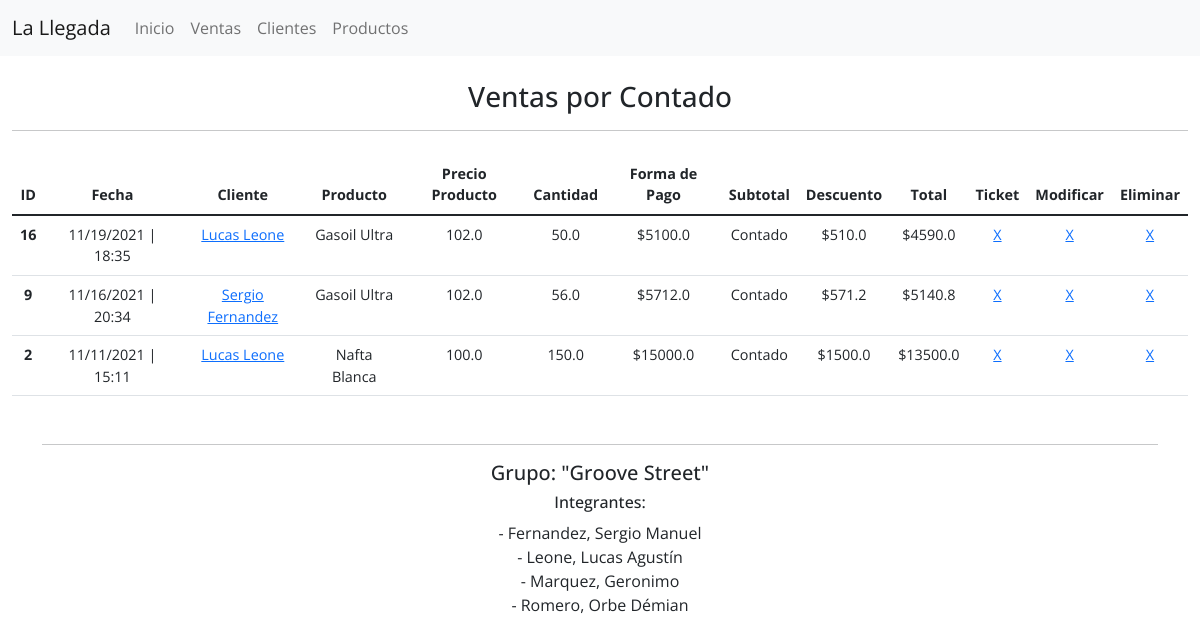
The page /ventas/informes/1/ on the database its author committed.
### ventas/models.py (models this page shows, shortened)
class FormaPago(LlegadaModel):
    nombre = models.CharField(max_length=15)
    def __str__(self):
        return self.nombre

class Venta(LlegadaModel):
    fecha = models.DateTimeField(default=timezone.now, help_text='Ejemplo: 09/11/2021 17:20:00')
    cliente = models.ForeignKey(Cliente, on_delete=models.CASCADE)
    producto = models.ForeignKey(Product, on_delete=models.SET_NULL, null=True)
    cantidad = models.FloatField(validators=[MinValueValidator(0.0)])
    forma_pago = models.ForeignKey(FormaPago, max_length=10, help_text='Contado 10% Descuento', on_delete=models.CASCADE)
    def subtotal(self):
        total = self.producto.precio * self.cantidad
        total = round(total, 2)
        return total
    def descuento(self):
        total = self.producto.precio * self.cantidad
        descuento = round(total, 2)
        if self.forma_pago.nombre == 'Contado':
            descuento = (descuento * 0.1)
            descuento = round(descuento, 2)
            return descuento
        else:
            return 0
    def get_total(self):
        total = self.producto.precio * self.cantidad
        total_round = round(total, 3)
        if self.forma_pago.nombre == 'Contado':
            total_round = total_round - (total_round * 0.1 )
        return total_round

### clientes/models.py (models this page shows)
class Cliente(LlegadaModel):
    nombre = models.CharField(max_length=100)
    apellido = models.CharField(max_length=100)
    tipo_documento = models.CharField(choices=DOCUMENTO_CHOICES, max_length=10)
    numero_documento = models.CharField(max_length=20)
    telefono = models.CharField('Teléfono', max_length=25)
    email = models.EmailField()
    localidad = models.CharField(max_length=100)
    puntos = models.IntegerField(default=0)
    def __str__(self):
        return f'{self.nombre} {self.apellido}'

### productos/models.py (models this page shows)
class Product(LlegadaModel):
    nombre = models.CharField(max_length=100)
    precio = models.FloatField()
    cantidad = models.FloatField(validators=[MinValueValidator(0.0)])
    stock_minimo = models.IntegerField()
    stock_maximo = models.IntegerField()
    proveedor = models.CharField(max_length=100,)
    marca = models.CharField(max_length=100,)
    tamaño = models.CharField(blank=True, max_length=100)
    ubicacion = models.CharField(blank=True, max_length=150)
    tipo_producto = models.ForeignKey(
        KindOfProduct,
        on_delete=models.SET_NULL,
        null=True,
        blank=True
    )
    def __str__(self):
        return self.nombre
    class Meta:
        verbose_name = 'Producto'
        verbose_name_plural = 'Productos'

### ventas/views.py (the view)
class ListVentasPorPagoView(DetailView):
    template_name = 'ventas/list_pago.html'
    context_object_name = 'ventas'
    queryset = FormaPago.objects.all()
    def get_context_data(self, **kwargs):
        context = super().get_context_data(**kwargs)
        forma_pago = self.get_object()
        context['ventas'] = Venta.objects.filter(forma_pago=forma_pago).order_by('-created')
        return context

### templates/ventas/list_pago.html (shortened to what this page needs)
{% extends 'base.html' %}
{% block body %}
<div id="ventas" class="container-fluid">
    <div class="title text-center mt-4">
        <h3>Ventas por {{ object }}</h3>
        <hr>
    </div>
    <table class="table mt-4">
        <thead>
            <tr class="text-center">
                <th scope="col">ID</th>
                <th scope="col">Fecha</th>
                <th scope="col">Cliente</th>
                <th scope="col">Producto</th>
                <th scope="col">Precio Producto</th>
                <th scope="col">Cantidad</th>
                <th scope="col">Forma de Pago</th>
                <th scope="col">Subtotal</th>
                <th scope="col">Descuento</th>
                <th scope="col">Total</th>
                <th scope="col">Ticket</th>
                <th scope="col">Modificar</th>
                <th scope="col">Eliminar</th>
            </tr>
        </thead>
        <tbody>
            {% for venta in ventas %}
                <tr class="text-center">
                    <th scope="row">{{ venta.pk }}</th>
                    <td>{{ venta.fecha|date:'SHORT_DATE_FORMAT' }} | {{ venta.fecha|time:'H:i' }}</td>
                    <td><a href="{% url 'clientes:list-por-cliente' venta.cliente.pk %}">{{ venta.cliente }}</a></td>
                    <td>{{ venta.producto }}</td>
                    <td>{{ venta.producto.precio }}</td>
                    <td>{{ venta.cantidad }}</td>
                    <td>${{ venta.subtotal }}</td>
                    <td>{{ venta.forma_pago }}</td>
                    <td>${{ venta.descuento }}</td>
                    <td>${{ venta.get_total }}</td>
                    <td><a href="{% url 'ventas:ticket' venta.pk %}">X</a></td>
                    <td><a href="{% url 'ventas:update' venta.pk %}">X</a></td>
                    <td><a href="{% url 'ventas:delete' venta.pk %}">X</a></td>
                </tr>
            {% endfor %}
        </tbody>
    </table>
</div>
{% endblock body %}

### static/css/main.css (style rules this page uses)
* { margin: 0; padding: 0; font-family: 'Open Sans', sans-serif; }
@media screen and (max-width: 1400px) { table { font-size: 90%; } }

### rows shown on the page
FormaPago: nombre "Contado"
Venta: pk "16", fecha "11/19/2021", fecha "18:35", cliente "Lucas Leone", producto "Gasoil Ultra", producto.precio "102.0", cantidad "50.0", subtotal "5100.0", forma_pago "Contado", descuento "510.0", get_total "4590.0"
Venta: pk "9", fecha "11/16/2021", fecha "20:34", cliente "Sergio Fernandez", producto "Gasoil Ultra", producto.precio "102.0", cantidad "56.0", subtotal "5712.0", forma_pago "Contado", descuento "571.2", get_total "5140.8"
Venta: pk "2", fecha "11/11/2021", fecha "15:11", cliente "Lucas Leone", producto "Nafta Blanca", producto.precio "100.0", cantidad "150.0", subtotal "15000.0", forma_pago "Contado", descuento "1500.0", get_total "13500.0"
